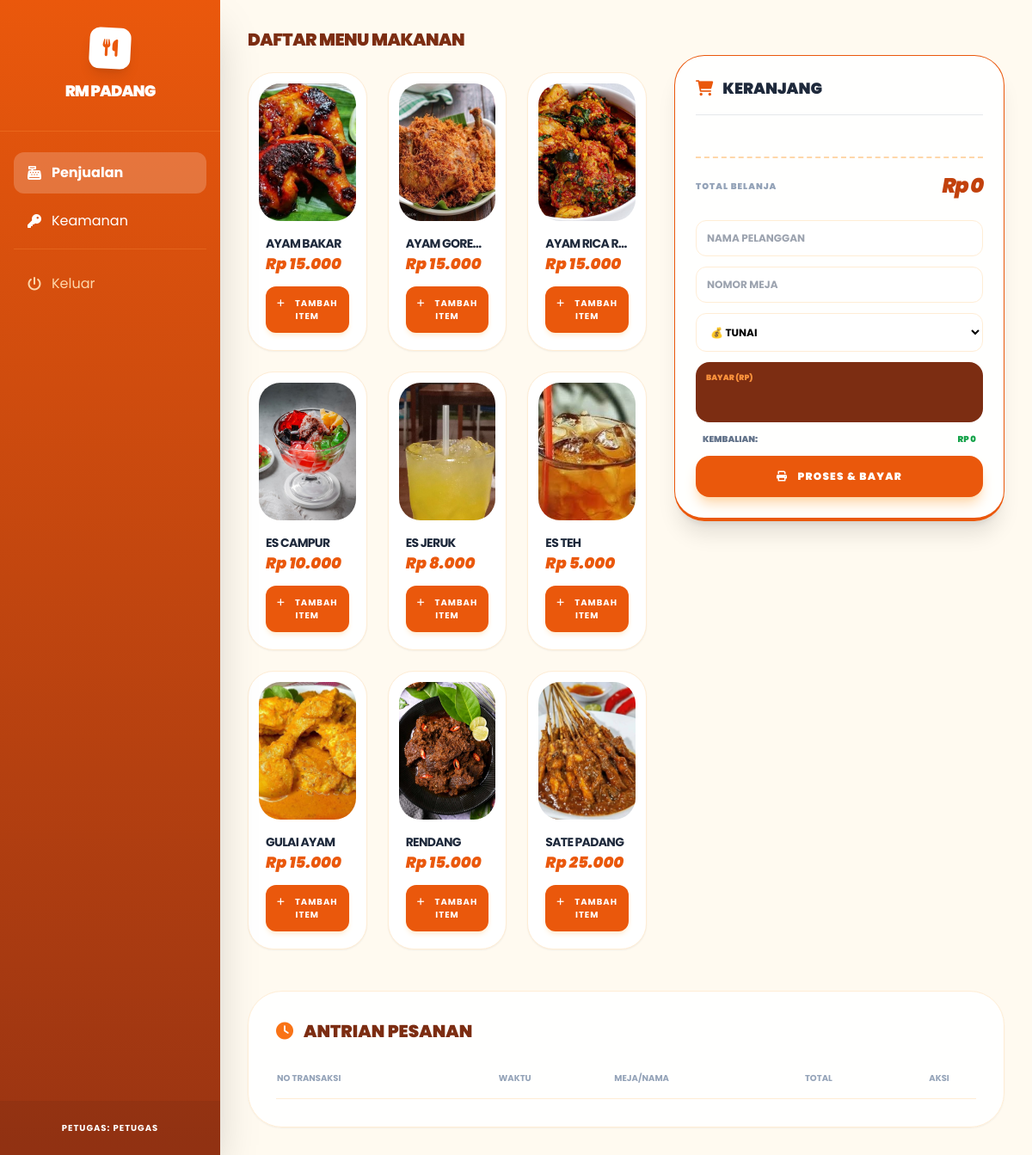
The page /dashboard_petugas.php (signed in) on the database its author committed.
### tables this page shows
CREATE TABLE `menus` (
  `id` int(6) UNSIGNED NOT NULL,
  `nama_menu` varchar(255) NOT NULL,
  `deskripsi` text DEFAULT NULL,
  `harga` decimal(10,2) NOT NULL,
  `gambar_url` varchar(255) DEFAULT NULL,
  `reg_date` timestamp NOT NULL DEFAULT current_timestamp() ON UPDATE current_timestamp()
);

### dashboard_petugas.php (the view, shortened to what this page needs)
<?php
include 'koneksi.php';
$username = $_SESSION['username'];
$sql_menus = "SELECT id, nama_menu, harga, gambar_url FROM menus ORDER BY nama_menu ASC";
$result_menus = $conn->query($sql_menus);
?>
<!DOCTYPE html>
<html lang="id">
<head>
    <script src="https://cdn.tailwindcss.com"></script>
    <link href="https://cdnjs.cloudflare.com/ajax/libs/font-awesome/6.0.0/css/all.min.css" rel="stylesheet"/>
</head>
<body class="flex min-h-screen">
    <aside class="w-64 sidebar-orange text-white flex flex-col shadow-2xl sticky top-0 h-screen">
        <div class="p-8 text-center border-b border-orange-400/30">
            <div class="w-12 h-12 bg-white rounded-xl flex items-center justify-center mx-auto mb-3 shadow-lg rotate-3">
                <i class="fas fa-utensils text-orange-600 text-xl"></i>
            </div>
            <h2 class="font-black tracking-tighter text-lg uppercase">RM PADANG</h2>
        </div>
        <nav class="flex-1 px-4 py-6 space-y-2">
            <a href="#" class="flex items-center bg-white/20 px-4 py-3 rounded-xl font-bold transition">
                <i class="fas fa-cash-register mr-3"></i> Penjualan
            </a>
            <a href="change_password_petugas.php" class="flex items-center hover:bg-white/10 px-4 py-3 rounded-xl transition">
                <i class="fas fa-key mr-3"></i> Keamanan
            </a>
            <div class="pt-4 border-t border-orange-400/30">
                <a href="logout.php" class="flex items-center text-orange-200 hover:text-white px-4 py-3 transition">
                    <i class="fas fa-power-off mr-3"></i> Keluar
                </a>
            </div>
        </nav>
        <div class="p-6 bg-orange-900/30 text-center text-[10px] font-bold tracking-widest uppercase">
            Petugas: <?php echo $username; ?>
        </div>
    </aside>
    <main class="flex-1 p-8 overflow-y-auto custom-scroll">
        <div class="flex gap-8">
            <div class="flex-1">
                <h2 class="text-xl font-black text-orange-900 mb-6 uppercase tracking-tight">Daftar Menu Makanan</h2>
                <div class="grid grid-cols-1 md:grid-cols-2 lg:grid-cols-3 gap-6">
                    <?php while($row = $result_menus->fetch_assoc()): ?>
                    <div class="bg-white p-3 rounded-[30px] menu-card shadow-sm border border-orange-100">
                        <img src="<?php echo $row['gambar_url']; ?>" class="w-full h-40 object-cover rounded-[25px] mb-4">
                        <div class="px-2 pb-2">
                            <h3 class="font-bold text-slate-800 text-sm truncate uppercase tracking-tighter"><?php echo $row['nama_menu']; ?></h3>
                            <p class="text-orange-600 font-black text-lg italic mb-3">Rp <?php echo number_format($row['harga'],0,',','.'); ?></p>
                            <form method="POST">
                                <button type="submit" name="add_to_cart" class="w-full bg-orange-600 text-white py-3 rounded-xl font-bold text-[10px] uppercase tracking-widest hover:bg-orange-700 transition shadow-md shadow-orange-100">
                                    <i class="fas fa-plus mr-2"></i> Tambah Item
                                </button>
                            </form>
                        </div>
                    </div>
                    <?php endwhile; ?>
                </div>
            </div>
            <div class="w-96">
                <div class="glass p-6 rounded-[35px] shadow-xl border-b-4 border-orange-600 sticky top-8">
                    <h2 class="text-lg font-black text-slate-800 mb-6 uppercase border-b pb-4"><i class="fas fa-shopping-cart mr-2 text-orange-600"></i> Keranjang</h2>
                        <?php $gt = 0; foreach($_SESSION['cart'] as $id => $item): $gt += $item['total_price']; ?>
                        <div class="flex justify-between items-center bg-orange-50/50 p-3 rounded-2xl border border-orange-100">
                            <div class="flex-1 min-w-0">
                                <p class="font-bold text-[11px] uppercase truncate text-slate-700"><?php echo $item['name']; ?></p>
                                <p class="text-[10px] text-orange-600 font-bold"><?php echo $item['quantity']; ?>x @ Rp <?php echo number_format($item['price'],0,',','.'); ?></p>
                            </div>
                            <form method="POST">
                                <input type="hidden" name="menu_id" value="<?php echo $id; ?>">
                                <button type="submit" name="remove_from_cart" class="text-red-400 hover:text-red-600 ml-2"><i class="fas fa-trash-alt"></i></button>
                            </form>
                        </div>
                        <?php endforeach; ?>
                    <div class="pt-4 border-t-2 border-dashed border-orange-200">
                        <div class="flex justify-between items-center mb-6">
                            <span class="text-[10px] font-black text-slate-400 uppercase tracking-widest">Total Belanja</span>
                            <span id="total_display" class="text-2xl font-black text-orange-700 italic tracking-tighter">Rp <?php echo number_format($gt,0,',','.'); ?></span>
                        </div>
                        <form method="POST" class="space-y-3">
                            <input type="text" name="customer_name" class="w-full bg-white border border-orange-100 p-3 rounded-xl text-xs font-bold" placeholder="NAMA PELANGGAN">
                            <input type="text" name="table_number" class="w-full bg-white border border-orange-100 p-3 rounded-xl text-xs font-bold" placeholder="NOMOR MEJA">
                            <select id="payment_method" name="payment_method" class="w-full bg-white border border-orange-100 p-3 rounded-xl text-xs font-bold uppercase">
                                <option value="Tunai">💰 TUNAI</option>
                            </select>
                            <div class="bg-orange-900 p-3 rounded-2xl">
                                <label class="text-orange-400 text-[9px] font-black uppercase mb-1 block">Bayar (Rp)</label>
                                <input type="number" id="uang_dibayar" name="uang_dibayar" class="w-full bg-transparent border-none p-0 text-white text-xl font-black focus:ring-0" required>
                            </div>
                            <div class="flex justify-between px-2 text-[10px] font-black text-slate-500 uppercase">
                                <span>Kembalian:</span>
                                <span id="kembalian_display" class="text-green-600 font-black">Rp 0</span>
                            </div>
                            <button type="submit" name="process_payment" class="w-full bg-orange-600 text-white py-4 rounded-2xl font-black shadow-lg shadow-orange-200 hover:bg-orange-500 transition-all uppercase text-xs tracking-widest">
                                <i class="fas fa-print mr-2"></i> Proses & Bayar
                            </button>
                        </form>
                    </div>
                </div>
            </div>
        </div>
        <div class="mt-12 glass p-8 rounded-[40px] shadow-sm border border-orange-100">
            <h2 class="text-xl font-black text-orange-900 mb-8 uppercase flex items-center">
                <i class="fas fa-clock mr-3 text-orange-500"></i> Antrian Pesanan
            </h2>
            <table class="w-full text-left">
                <thead>
                    <tr class="text-[10px] font-black uppercase text-slate-400 border-b border-orange-100">
                        <th class="pb-4">No Transaksi</th>
                        <th class="pb-4">Waktu</th>
                        <th class="pb-4">Meja/Nama</th>
                        <th class="pb-4">Total</th>
                        <th class="pb-4 text-center">Aksi</th>
                    </tr>
                </thead>
            </table>
        </div>
    </main>
</body>
</html>

### dashboard_petugas.php (style rules this page uses)
body { font-family: 'Poppins', sans-serif; background-color: #fffaf0; }
.sidebar-orange { background: linear-gradient(180deg, #ea580c 0%, #9a3412 100%); }
.glass { background: rgba(255, 255, 255, 0.9); backdrop-filter: blur(10px); border: 1px solid rgba(251, 191, 36, 0.3); }
.menu-card { transition: all 0.3s ease; }

### rows shown on the page
menus: gambar_url (picture), nama_menu "AYAM BAKAR", harga "15.000"
menus: gambar_url (picture), nama_menu "AYAM GORENG", harga "15.000"
menus: gambar_url (picture), nama_menu "AYAM RICA R…", harga "15.000"
menus: gambar_url (picture), nama_menu "ES CAMPUR", harga "10.000"
menus: gambar_url (picture), nama_menu "ES JERUK", harga "8.000"
menus: gambar_url (picture), nama_menu "ES TEH", harga "5.000"
menus: gambar_url (picture), nama_menu "GULAI AYAM", harga "15.000"
menus: gambar_url (picture), nama_menu "RENDANG", harga "15.000"
menus: gambar_url (picture), nama_menu "SATE PADANG", harga "25.000"

### other values the page prints
$username "PETUGAS"
$gt "0"
